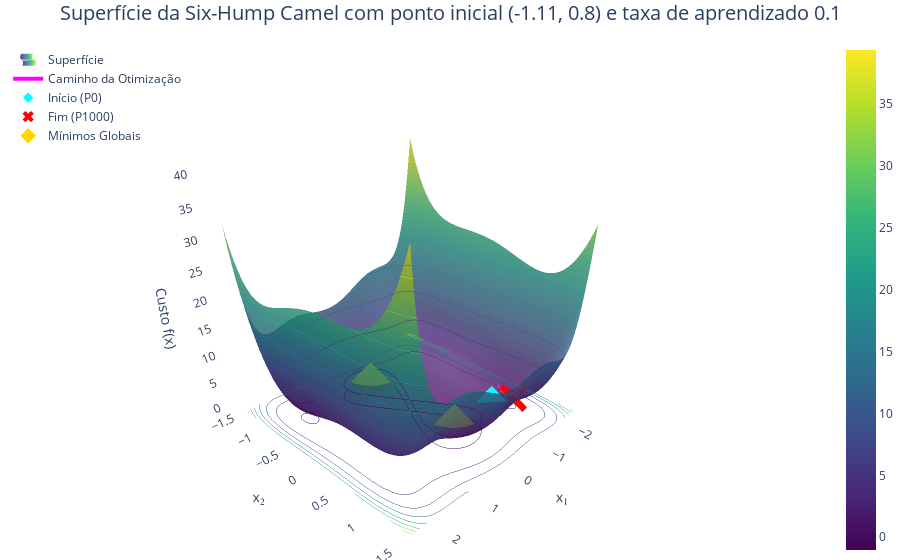

The cell this chart's notebook holds for it:
### Code cell
learning_rate = learning_rates[0]
surface_title = f"Superfície da Six-Hump Camel com ponto inicial {initial_point} e taxa de aprendizado {learning_rate}"
x_values, _, _ = dict_of_results[initial_point][learning_rate]

plot_six_hump_camel(six_hump_camel, x_values, title=surface_title, show_global_minima=True)

### Figure 1 — Plotly figure (JSON) as saved in the notebook; plotly's stock layout.template omitted (floating-point values rounded to 4 significant figures; data arrays with more than 128 entries replaced by an {"elided": "..."} marker saying what was removed)
{"data": [{"colorscale": [[0, "#440154"], [0.1111, "#482878"], [0.2222, "#3e4989"], [0.3333, "#31688e"], [0.4444, "#26828e"], [0.5556, "#1f9e89"], [0.6667, "#35b779"], [0.7778, "#6ece58"], [0.8889, "#b5de2b"], [1, "#fde725"]], "contours": {"z": {"highlightcolor": "limegreen", "project": {"z": true}, "show": true, "usecolormap": true}}, "name": "Superfície", "opacity": 0.8, "showlegend": true, "type": "surface", "x": {"elided": "100x100 float values"}, "y": {"elided": "100x100 float values"}, "z": {"elided": "100x100 float values"}}, {"line": {"color": "magenta", "width": 4}, "mode": "lines", "name": "Caminho da Otimização", "type": "scatter3d", "x": {"elided": "1001 float values"}, "y": {"elided": "1001 float values"}, "z": {"elided": "1001 float values"}}, {"marker": {"color": "cyan", "size": 8, "symbol": "diamond"}, "mode": "markers", "name": "Início (P0)", "type": "scatter3d", "x": [-1.11], "y": [0.8], "z": [0.5543]}, {"marker": {"color": "red", "size": 10, "symbol": "x"}, "mode": "markers", "name": "Fim (P1000)", "type": "scatter3d", "x": [-1.622], "y": [0.9095], "z": [0.01104]}, {"marker": {"color": "gold", "size": 12, "symbol": "diamond"}, "mode": "markers", "name": "Mínimos Globais", "type": "scatter3d", "x": [-0.0898, 0.0898], "y": [0.7126, -0.7126], "z": [-1.032, -1.032]}], "layout": {"legend": {"x": 0.01, "y": 0.99}, "margin": {"b": 0, "l": 0, "r": 0, "t": 40}, "scene": {"camera": {"eye": {"x": 1.5, "y": 1.5, "z": 1}}, "xaxis": {"backgroundcolor": "rgba(0, 0, 0,0)", "title": {"text": "x₁"}}, "yaxis": {"backgroundcolor": "rgba(0, 0, 0,0)", "title": {"text": "x₂"}}, "zaxis": {"backgroundcolor": "rgba(0, 0, 0,0)", "title": {"text": "Custo f(x)"}}}, "title": {"font": {"size": 20}, "text": "Superfície da Six-Hump Camel com ponto inicial (-1.11, 0.8) e taxa de aprendizado 0.1", "x": 0.5}}}
